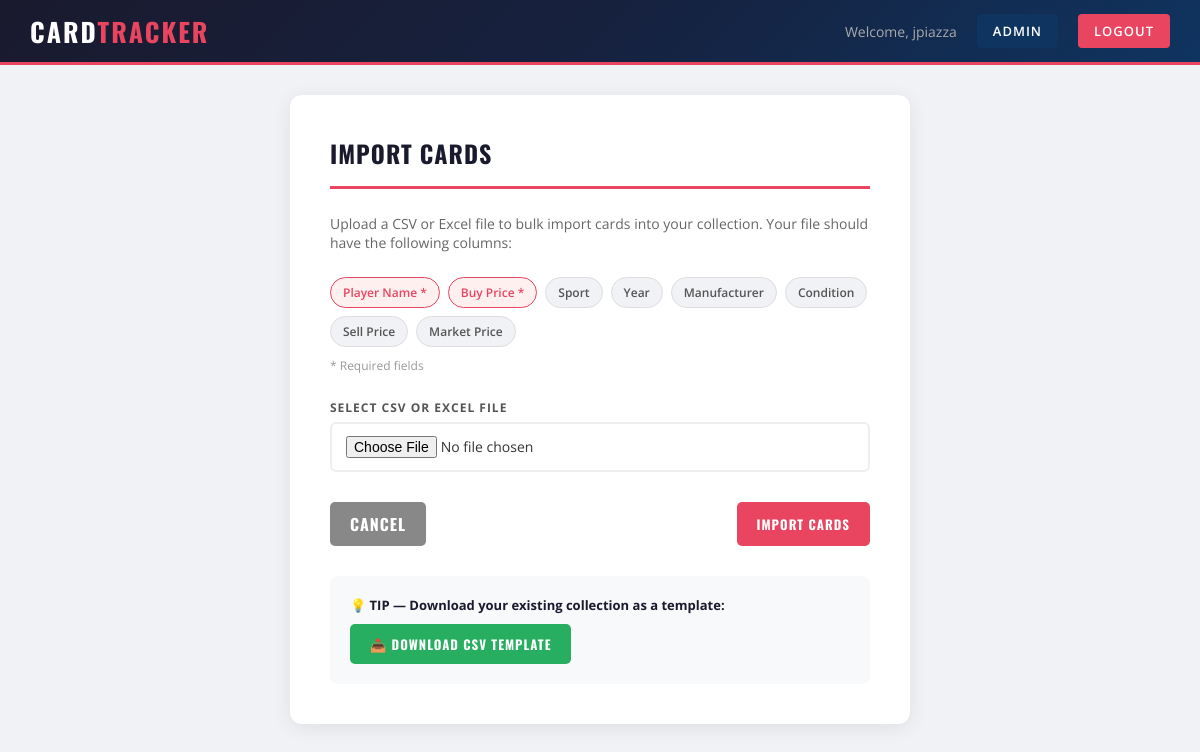
Before: /import_cards (signed in) with the older database file.
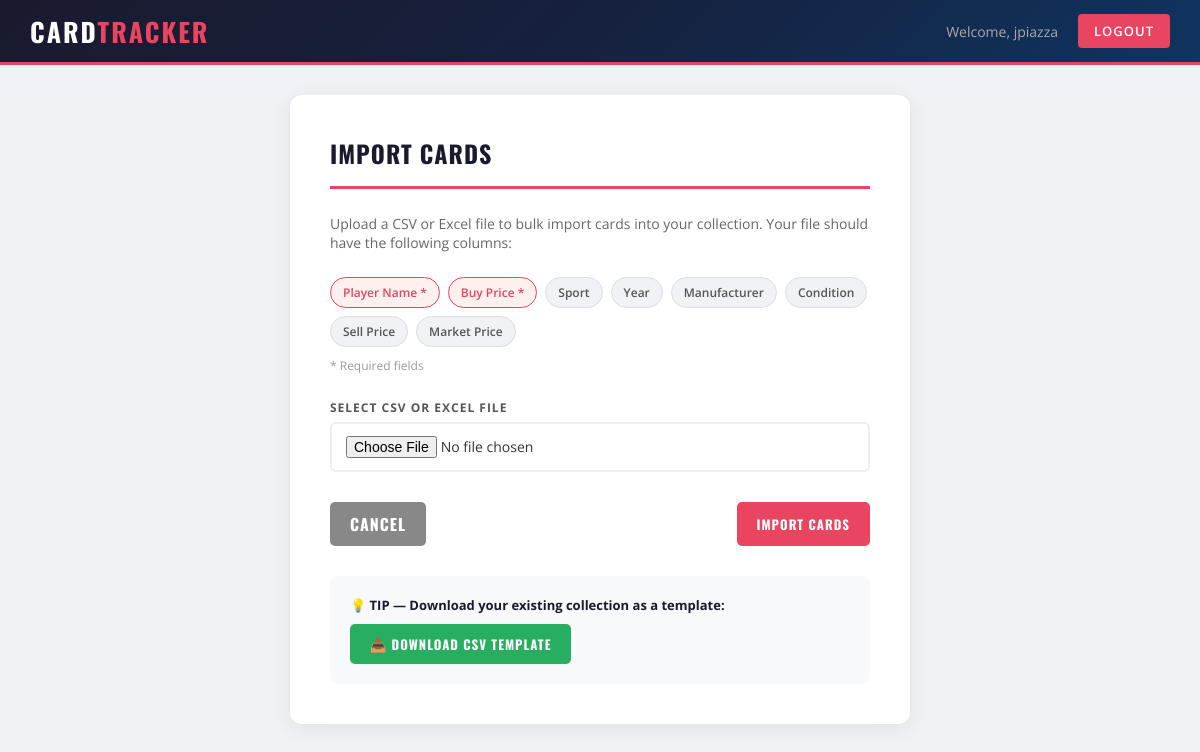
After: the same page with the newer database file.
### main.py (the view, shortened to what this page needs)
@main.route('/import_cards', methods=['GET', 'POST'])
@login_required
def import_cards():
    import csv
    import io
    import openpyxl
    return render_template('import_cards.html')

### app.py (called while the page is built)
def create_app():
    app = Flask(__name__)
    app.config['SECRET_KEY'] = os.getenv('SECRET_KEY', 'your-secret-key')
    app.config['SQLALCHEMY_DATABASE_URI'] = 'sqlite:///cards.db'
    app.config['UPLOAD_FOLDER'] = 'static/uploads'
    app.config['MAX_CONTENT_LENGTH'] = 16 * 1024 * 1024  # 16MB max
    db.init_app(app)
    login_manager = LoginManager()
    login_manager.login_view = 'auth.login'
    login_manager.init_app(app)
    @login_manager.user_loader
    def load_user(user_id):
        return User.query.get(int(user_id))
    from auth import auth as auth_blueprint
    app.register_blueprint(auth_blueprint)
    from main import main as main_blueprint
    app.register_blueprint(main_blueprint)
    from admin import admin as admin_blueprint
    app.register_blueprint(admin_blueprint)
    with app.app_context():
        db.create_all()
    return app

### templates/import_cards.html (shortened to what this page needs)
<!DOCTYPE html>
<html>
<head>
    <link rel="stylesheet" href="{{ url_for('static', filename='css/style.css') }}">
</head>
<body>
    <nav>
        <h1>Card<span>Tracker</span></h1>
        <div class="nav-right">
            <span>Welcome, {{ current_user.username }}</span>
            {% if current_user.is_admin %}
                <a href="{{ url_for('admin.admin_dashboard') }}" style="background:#0f3460;">Admin</a>
            {% endif %}
            <a href="{{ url_for('auth.logout') }}">Logout</a>
        </div>
    </nav>
    <div class="form-wrapper">
        <div class="form-container">
            <h2>Import Cards</h2>
            <p style="color:#666; margin-bottom:25px; font-size:14px;">
                Upload a CSV or Excel file to bulk import cards into your collection.
                Your file should have the following columns:
            </p>
            <div class="import-columns">
                <div class="import-col required">Player Name *</div>
                <div class="import-col required">Buy Price *</div>
                <div class="import-col">Sport</div>
                <div class="import-col">Year</div>
                <div class="import-col">Manufacturer</div>
                <div class="import-col">Condition</div>
                <div class="import-col">Sell Price</div>
                <div class="import-col">Market Price</div>
            </div>
            <p style="color:#999; font-size:12px; margin-bottom:25px;">* Required fields</p>
            <form method="POST" enctype="multipart/form-data">
                <div class="form-group">
                    <label>Select CSV or Excel File</label>
                    <input type="file" name="file" accept=".csv,.xlsx" required>
                </div>
                <div class="form-buttons">
                    <a href="{{ url_for('main.dashboard') }}" class="btn-cancel">Cancel</a>
                    <button type="submit" class="btn">Import Cards</button>
                </div>
            </form>
            <div style="margin-top:30px; padding:20px; background:#f8f9fa; border-radius:8px;">
                <p style="font-size:13px; font-weight:700; color:#1a1a2e; margin-bottom:10px;">💡 TIP — Download your existing collection as a template:</p>
                <a href="{{ url_for('main.export_csv') }}" class="btn btn-export">📥 Download CSV Template</a>
            </div>
        </div>
    </div>
</body>
</html>

Changed rows visible on the page:
changed User "jpiazza": is_admin True → False (drawn)
Other visible differences:
text no longer shown: "ADMIN"
